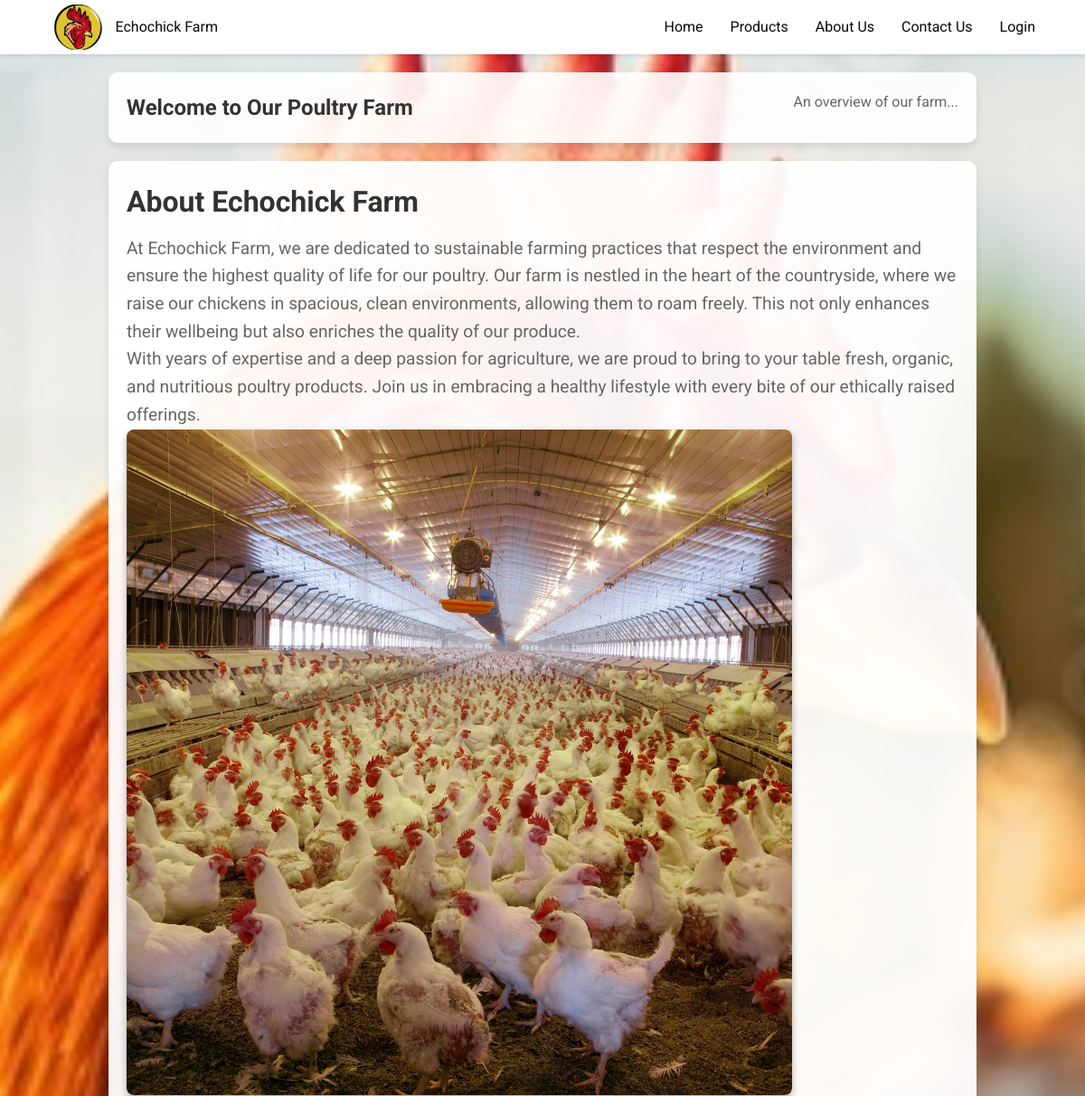
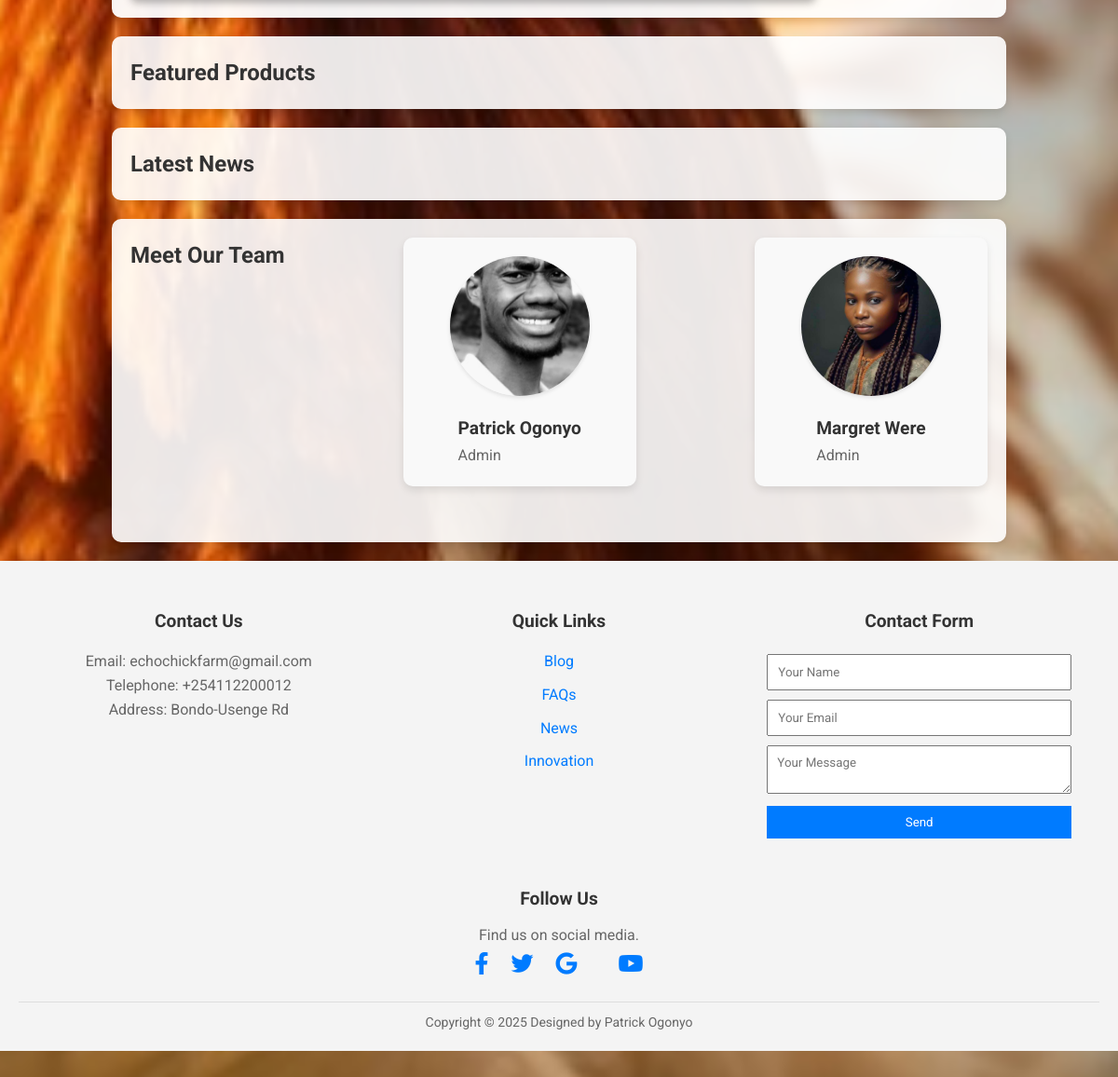
The page /PoultryFarm/index.php on the database its author committed (2 pictures, top to bottom).
### tables this page shows
CREATE TABLE `farm` (
  `id` int(11) NOT NULL PRIMARY KEY,
  `regno` varchar(255) DEFAULT NULL,
  `farmname` varchar(255) DEFAULT NULL,
  `farmemail` varchar(255) DEFAULT NULL,
  `country` varchar(255) DEFAULT NULL,
  `farmtelephone` text NOT NULL,
  `farmaddress` varchar(255) NOT NULL,
  `farmlogo` varchar(255) NOT NULL DEFAULT 'avatar.jpg',
  `status` varchar(255) NOT NULL DEFAULT '0',
  `developer` varchar(255) DEFAULT NULL,
  `creationdate` timestamp NOT NULL DEFAULT current_timestamp()
);

### PoultryFarm/index.php (the view, shortened to what this page needs)
<?php
include('includes/dbconnect.php');
$query = $pdo->query("SELECT farmname, farmemail, farmtelephone, farmaddress FROM farm WHERE id = 2");
$farmInfo = $query->fetch(PDO::FETCH_ASSOC);
$sql = "SELECT FirstName, LastName, role, Photo FROM admin WHERE Status = 1";
$stmt = $pdo->prepare($sql);
$stmt->execute();
$teamMembers = $stmt->fetchAll(PDO::FETCH_ASSOC);
?>
<!DOCTYPE html>
<html lang="en">
<head>
    <link rel="stylesheet" href="chattels/css/home.css">
    <link rel="stylesheet" href="https://cdnjs.cloudflare.com/ajax/libs/font-awesome/5.15.4/css/all.min.css">
</head>
<body>
<header>
    <nav class="navbar default-layout-navbar col-lg-12 col-12 p-0 fixed-top d-flex flex-row">
        <div class="navbar-menu-wrapper d-flex align-items-stretch w-100">
            <div class="logo">
                <a class="navbar-brand brand-logo" href="#welcome-section">
                    <img src="chattels/images/farmimages/favicn.jpeg" alt="Farm Logo" style="height: 50px;">
                    Echochick Farm
                </a>
            </div>
            <ul class="navbar-nav">
                <li><a class="nav-link" href="#welcome-section">Home</a></li>
                <li><a class="nav-link" href="#featured-products">Products</a></li>
                <li><a class="nav-link" href="#about-us">About Us</a></li>
                <li><a class="nav-link" href="#contact-us">Contact Us</a></li>
                <li><a class="nav-link" href="login.php">Login</a></li>
            </ul>
        </div>
    </nav>
</header>
<main>
    <section id="welcome-section" class="section">
        <h1>Welcome to Our Poultry Farm</h1>
        <p>An overview of our farm...</p>
    </section>
    <section id="about-us" class="section">
        <h2>About Echochick Farm</h2>
        <p>
        At Echochick Farm, we are dedicated to sustainable farming practices that respect the environment and ensure the highest quality of life for our poultry. Our farm is nestled in the heart of the countryside, where we raise our chickens in spacious, clean environments, allowing them to roam freely. This not only enhances their wellbeing but also enriches the quality of our produce.
        </p>
        <p>
            With years of expertise and a deep passion for agriculture, we are proud to bring to your table fresh, organic, and nutritious poultry products. Join us in embracing a healthy lifestyle with every bite of our ethically raised offerings.
        </p>
    <img src="chattels/images/farmimages/about-us.jpg" alt="About Echochick Farm" style="width: 80%; height: auto; border-radius: 8px; box-shadow: 0 4px 8px rgba(0,0,0,0.3);">
    </section>
    <section id="featured-products" class="section">
        <h2>Featured Products</h2>
    </section>
    <section id="latest-news" class="section">
        <h2>Latest News</h2>
    </section>
        <section class="section">
        <center>
            <h2>Meet Our Team</h2>
            </center>
    <?php foreach ($teamMembers as $member): ?>
        <div class="team-member">
            <img src="chattels/images/Profiles/<?php echo htmlspecialchars($member['Photo']); ?>" alt="<?php echo htmlspecialchars($member['FirstName'] . ' ' . $member['LastName']); ?>">
            <div>
                <h3><?php echo htmlspecialchars($member['FirstName'] . ' ' . $member['LastName']); ?></h3>
                <p><?php echo htmlspecialchars($member['role']); ?></p>
            </div>
        </div>
    <?php endforeach; ?>
</section>
</main>
<footer>
    <?php include('includes/footer.php'); ?>
</footer>
</body>
</html>

### PoultryFarm/includes/footer.php (shortened to what this page needs)
<?php
$formMessageType = "";
?>
<footer class="site-footer">
    <link rel="stylesheet" href="../chattels/css/home.css">
    <div class="footer-container">
        <div class="footer-section">
            <section id="contact-us">
                <h3>Contact Us</h3>
                <p>Email: <?php echo htmlspecialchars($farmInfo['farmemail']); ?></p>
                <p>Telephone: <?php echo htmlspecialchars($farmInfo['farmtelephone']); ?></p>
                <p>Address: <?php echo htmlspecialchars($farmInfo['farmaddress']); ?></p>
            </section>
        </div>
        <div class="footer-section">
            <h3>Quick Links</h3>
            <ul>
                <li><a href="#blog">Blog</a></li>
                <li><a href="#faq">FAQs</a></li>
                <li><a href="#news">News</a></li>
                <li><a href="#innovation">Innovation</a></li>
            </ul>
        </div>
        <div class="footer-section">
            <h3>Contact Form</h3>
            <form action="<?php echo htmlspecialchars($_SERVER['PHP_SELF']); ?>" method="post">
                <input type="text" name="name" placeholder="Your Name" required value="<?php echo isset($_POST['name']) && $formMessageType !== 'success' ? htmlspecialchars($_POST['name']) : ''; ?>">
                <input type="email" name="email" placeholder="Your Email" required value="<?php echo isset($_POST['email']) && $formMessageType !== 'success' ? htmlspecialchars($_POST['email']) : ''; ?>">
                <textarea name="message" placeholder="Your Message" required><?php echo isset($_POST['message']) && $formMessageType !== 'success' ? htmlspecialchars($_POST['message']) : ''; ?></textarea>
                <button type="submit" name="submit_contact_form">Send</button>
            </form>
        </div>
    </div>
    <div class="footer-social">
        <h3>Follow Us</h3>
        <p>Find us on social media.</p>
        <a href="https://www.facebook.com/NyakwarOreraJnr" target="_blank"><i class="fab fa-facebook-f"></i></a>
        <a href="https://twitter.com/ogonyopatrick" target="_blank"><i class="fab fa-twitter"></i></a>
        <a href="mailto:patrickogonyo76@gmail.com" target="_blank"><i class="fab fa-google"></i></a>
        <a href="https://www.youtube.com/@patrickogonyo1316" target="_blank"><i class="fab fa-youtube"></i></a>
    </div>
    <div class="footer-bottom">
        <p>Copyright &copy; <?php echo date("Y"); ?> Designed by Patrick Ogonyo</p>
    </div>
</footer>

### PoultryFarm/chattels/css/home.css (style rules this page uses)
* { margin: 0; padding: 0; box-sizing: border-box; font-family: 'Roboto', sans-serif; }
body { font-family: 'Arial', sans-serif; line-height: 1.6; color: #333; background-color: #f4f4f4; }
.navbar { display: flex; justify-content: space-between; padding: 0 20px; align-items: center; background-color: #fff; color: whitesmoke; box-shadow: 0 2px 4px rgba(0, 0, 0, 0.1); }
.logo, .navbar-brand { display: flex; align-items: center; }
.navbar-brand img, .logo img { height: 40px; width: auto; margin-right: 10px; }
.navbar a { color: #0a0a0a; text-decoration: none; padding: 5px 15px; transition: color 0.3s ease; }
.navbar-menu-wrapper, .navbar-nav, .navbar-nav-right { display: flex; align-items: center; }
.navbar-menu-wrapper { justify-content: space-between; width: 100%; padding: 0 20px; }
.navbar-nav { list-style: none; margin: 0; }
.site-footer { background-color: #f4f4f4; color: #333333; padding: 20px; text-align: center; bottom: 0; left: 0; width: 100%; box-sizing: border-box; z-index: 1000; }
.footer-container { display: flex; justify-content: space-around; flex-wrap: wrap; }
.footer-section { margin: 10px; padding: 20px; flex: 1; }
.footer-bottom { margin-top: 20px; border-top: 1px solid #ddd; padding-top: 10px; }
.footer-section h3 { margin-bottom: 15px; }
.footer-section ul { list-style: none; padding: 0; }
.footer-section ul li { margin-bottom: 10px; }
.footer-section form input, .footer-section form textarea { width: 100%; padding: 10px; margin: 5px 0; box-sizing: border-box; }
.footer-section form button { padding: 10px; width: 100%; background-color: #007bff; color: white; border: none; cursor: pointer; }
.footer-section a { color: #007bff; text-decoration: none; }
.footer-social { text-align: center; margin: 20px 0; }
.footer-social h3 { margin-bottom: 10px; }
.footer-social a { margin: 0 10px; color: #007bff; font-size: 24px; }
.footer-bottom { font-size: 14px; }
body { padding-bottom: 120px; }

### PoultryFarm/index.php (style rules this page uses)
body { background: url('chattels/images/farmimages/background.jpg') no-repeat center center fixed; background-size: cover; }
.section { background-color: rgba(255, 255, 255, 0.9); margin: 20px auto; padding: 20px; border-radius: 10px; box-shadow: 0 4px 8px rgba(0,0,0,0.1); width: 80%; max-width: 1200px; display: flex; flex-wrap: wrap; justify-content: space-between; }
h3 { color: #333; font-size: 1.2em; }
p { font-size: 1em; color: #666; }
#about-us { background-color: rgba(255, 255, 255, 0.95); margin: 20px auto; padding: 20px; border-radius: 10px; box-shadow: 0 4px 8px rgba(0,0,0,0.1); width: 80%; max-width: 1200px; }
#about-us h2 { color: #333; font-size: 2em; margin-bottom: 10px; }
#about-us p { font-size: 1.2em; color: #666; line-height: 1.6; }
.team-member { display: flex; flex-direction: column; align-items: center; margin-bottom: 40px; background-color: #f9f9f9; padding: 20px; border-radius: 10px; box-shadow: 0 4px 8px rgba(0, 0, 0, 0.1); width: 250px; }
.team-member img { width: 150px; height: 150px; border-radius: 50%; margin-bottom: 20px; object-fit: cover; box-shadow: 0 2px 4px rgba(0, 0, 0, 0.1); }

### rows shown on the page
farm: farmemail "echochickfarm@gmail.com", farmtelephone "+254112200012", farmaddress "Bondo-Usenge Rd"

### other values the page prints
$member['FirstName'] . ' ' . $member['LastName'] "Patrick Ogonyo"
$member['role'] "Admin"
$member['FirstName'] . ' ' . $member['LastName'] "Margret Were"
